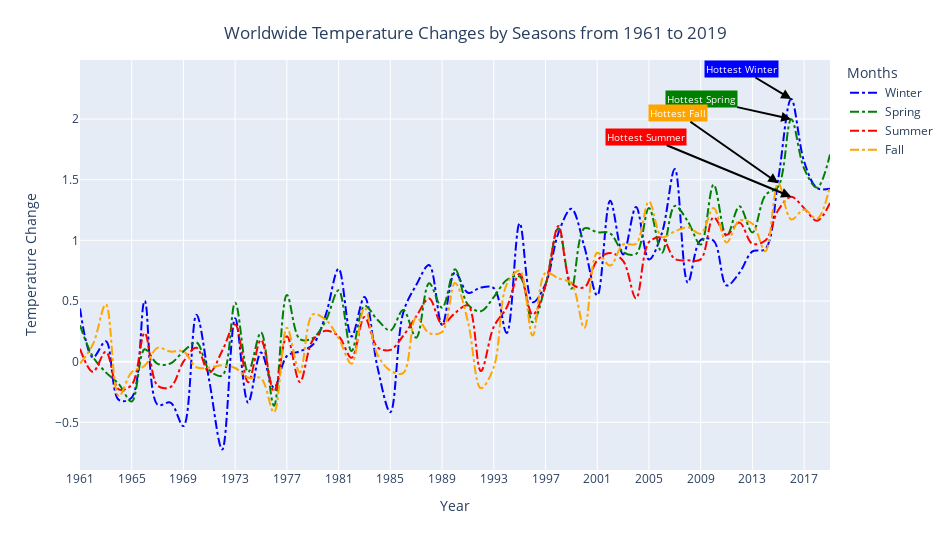

The notebook cell this image was saved under:
### Markdown cell above
### What is the trend of temperature change by season (winter, spring, summer, fall)?

### Code cell
# Create filter for World temp. change by season
world_filter = data["Area"] == 'World'
seasons_filter = data["Months"].isin(['Winter', 'Spring', 'Summer', 'Fall'])

seasons_variations = data.loc[seasons_filter & world_filter, ['Months', 'Year', 'Temperature Change']].reset_index(drop=True)
seasons_variations["Year"] = seasons_variations["Year"].astype(str)

fig = px.line(
    seasons_variations,
    x='Year',
    y='Temperature Change',
    color = 'Months',
    color_discrete_map={
        'Winter':'blue',
        'Spring':'green',
        'Summer':'red',
        'Fall':'orange'},
    hover_name='Months',
    hover_data=dict(Months=None),
    labels=dict(
        months='Season',
        years='Years',
        temp_changes="Temperature Change (°C)"))

fig.update_layout(
    width=950,
    height=550,
    title="Worldwide Temperature Changes by Seasons from 1961 to 2019",
    title_x = 0.5,
    title_y = 0.95,
    title_xanchor='center',
    title_yanchor='top',
    xaxis = dict(
        tickmode = 'linear',
        tick0 = 0,
        dtick = 4),
    legend_itemclick=False)


x = (55, 55, 55, 54)
y = (2.165, 1.999, 1.359, 1.471)
ax = (-50, -90, -145, -100)
ay = (-30, -20, -60, -70)
seasons = ('Winter', 'Spring', 'Summer', 'Fall')
colors = ('blue', 'green', 'red', 'orange')

for n in range(4):
    fig.add_annotation(
    y=y[n],
    x=x[n],
    text=f"Hottest {seasons[n]}",
    font=dict(color="white", size=10),
    showarrow=True,
    align="center",
    arrowhead=2,
    arrowsize=1,
    arrowwidth=2,
    arrowcolor="black",
    ax=ax[n],
    ay=ay[n],
    bgcolor=f"{colors[n]}")

fig.update_traces(
    line_dash='dashdot',
    line_shape='spline')

fig.show()

### Figure 1 — Plotly figure (JSON) as saved in the notebook; plotly's stock layout.template omitted (floating-point values rounded to 4 significant figures)
{"data": [{"customdata": [["Winter"], ["Winter"], ["Winter"], ["Winter"], ["Winter"], ["Winter"], ["Winter"], ["Winter"], ["Winter"], ["Winter"], ["Winter"], ["Winter"], ["Winter"], ["Winter"], ["Winter"], ["Winter"], ["Winter"], ["Winter"], ["Winter"], ["Winter"], ["Winter"], ["Winter"], ["Winter"], ["Winter"], ["Winter"], ["Winter"], ["Winter"], ["Winter"], ["Winter"], ["Winter"], ["Winter"], ["Winter"], ["Winter"], ["Winter"], ["Winter"], ["Winter"], ["Winter"], ["Winter"], ["Winter"], ["Winter"], ["Winter"], ["Winter"], ["Winter"], ["Winter"], ["Winter"], ["Winter"], ["Winter"], ["Winter"], ["Winter"], ["Winter"], ["Winter"], ["Winter"], ["Winter"], ["Winter"], ["Winter"], ["Winter"], ["Winter"], ["Winter"], ["Winter"]], "hovertemplate": "<b>%{hovertext}</b><br><br>Year=%{x}<br>Temperature Change=%{y}<extra></extra>", "hovertext": ["Winter", "Winter", "Winter", "Winter", "Winter", "Winter", "Winter", "Winter", "Winter", "Winter", "Winter", "Winter", "Winter", "Winter", "Winter", "Winter", "Winter", "Winter", "Winter", "Winter", "Winter", "Winter", "Winter", "Winter", "Winter", "Winter", "Winter", "Winter", "Winter", "Winter", "Winter", "Winter", "Winter", "Winter", "Winter", "Winter", "Winter", "Winter", "Winter", "Winter", "Winter", "Winter", "Winter", "Winter", "Winter", "Winter", "Winter", "Winter", "Winter", "Winter", "Winter", "Winter", "Winter", "Winter", "Winter", "Winter", "Winter", "Winter", "Winter"], "legendgroup": "Winter", "line": {"color": "blue", "dash": "dashdot", "shape": "spline"}, "marker": {"symbol": "circle"}, "mode": "lines", "name": "Winter", "orientation": "v", "showlegend": true, "type": "scatter", "x": ["1961", "1962", "1963", "1964", "1965", "1966", "1967", "1968", "1969", "1970", "1971", "1972", "1973", "1974", "1975", "1976", "1977", "1978", "1979", "1980", "1981", "1982", "1983", "1984", "1985", "1986", "1987", "1988", "1989", "1990", "1991", "1992", "1993", "1994", "1995", "1996", "1997", "1998", "1999", "2000", "2001", "2002", "2003", "2004", "2005", "2006", "2007", "2008", "2009", "2010", "2011", "2012", "2013", "2014", "2015", "2016", "2017", "2018", "2019"], "xaxis": "x", "y": [0.439, 0.035, 0.168, -0.315, -0.296, 0.5, -0.355, -0.338, -0.531, 0.387, -0.159, -0.724, 0.357, -0.338, 0.075, -0.216, 0.046, 0.086, 0.139, 0.384, 0.765, 0.208, 0.534, -0.043, -0.417, 0.406, 0.631, 0.796, 0.302, 0.735, 0.568, 0.611, 0.606, 0.236, 1.14, 0.49, 0.639, 1.062, 1.26, 0.949, 0.545, 1.326, 0.884, 1.274, 0.842, 1.059, 1.588, 0.652, 1.003, 0.997, 0.628, 0.733, 0.909, 0.929, 1.509, 2.165, 1.649, 1.431, 1.426], "yaxis": "y"}, {"customdata": [["Spring"], ["Spring"], ["Spring"], ["Spring"], ["Spring"], ["Spring"], ["Spring"], ["Spring"], ["Spring"], ["Spring"], ["Spring"], ["Spring"], ["Spring"], ["Spring"], ["Spring"], ["Spring"], ["Spring"], ["Spring"], ["Spring"], ["Spring"], ["Spring"], ["Spring"], ["Spring"], ["Spring"], ["Spring"], ["Spring"], ["Spring"], ["Spring"], ["Spring"], ["Spring"], ["Spring"], ["Spring"], ["Spring"], ["Spring"], ["Spring"], ["Spring"], ["Spring"], ["Spring"], ["Spring"], ["Spring"], ["Spring"], ["Spring"], ["Spring"], ["Spring"], ["Spring"], ["Spring"], ["Spring"], ["Spring"], ["Spring"], ["Spring"], ["Spring"], ["Spring"], ["Spring"], ["Spring"], ["Spring"], ["Spring"], ["Spring"], ["Spring"], ["Spring"]], "hovertemplate": "<b>%{hovertext}</b><br><br>Year=%{x}<br>Temperature Change=%{y}<extra></extra>", "hovertext": ["Spring", "Spring", "Spring", "Spring", "Spring", "Spring", "Spring", "Spring", "Spring", "Spring", "Spring", "Spring", "Spring", "Spring", "Spring", "Spring", "Spring", "Spring", "Spring", "Spring", "Spring", "Spring", "Spring", "Spring", "Spring", "Spring", "Spring", "Spring", "Spring", "Spring", "Spring", "Spring", "Spring", "Spring", "Spring", "Spring", "Spring", "Spring", "Spring", "Spring", "Spring", "Spring", "Spring", "Spring", "Spring", "Spring", "Spring", "Spring", "Spring", "Spring", "Spring", "Spring", "Spring", "Spring", "Spring", "Spring", "Spring", "Spring", "Spring"], "legendgroup": "Spring", "line": {"color": "green", "dash": "dashdot", "shape": "spline"}, "marker": {"symbol": "circle"}, "mode": "lines", "name": "Spring", "orientation": "v", "showlegend": true, "type": "scatter", "x": ["1961", "1962", "1963", "1964", "1965", "1966", "1967", "1968", "1969", "1970", "1971", "1972", "1973", "1974", "1975", "1976", "1977", "1978", "1979", "1980", "1981", "1982", "1983", "1984", "1985", "1986", "1987", "1988", "1989", "1990", "1991", "1992", "1993", "1994", "1995", "1996", "1997", "1998", "1999", "2000", "2001", "2002", "2003", "2004", "2005", "2006", "2007", "2008", "2009", "2010", "2011", "2012", "2013", "2014", "2015", "2016", "2017", "2018", "2019"], "xaxis": "x", "y": [0.3, 0.041, -0.088, -0.184, -0.329, 0.102, -0.018, -0.015, 0.085, 0.158, -0.069, -0.115, 0.486, -0.086, 0.241, -0.364, 0.549, 0.186, 0.193, 0.337, 0.588, 0.087, 0.46, 0.346, 0.257, 0.426, 0.198, 0.646, 0.445, 0.761, 0.47, 0.416, 0.532, 0.673, 0.702, 0.325, 0.63, 1.099, 0.602, 1.098, 1.067, 1.058, 0.904, 0.888, 1.266, 0.897, 1.284, 1.157, 0.965, 1.46, 1.035, 1.28, 1.065, 1.372, 1.444, 1.999, 1.591, 1.435, 1.708], "yaxis": "y"}, {"customdata": [["Summer"], ["Summer"], ["Summer"], ["Summer"], ["Summer"], ["Summer"], ["Summer"], ["Summer"], ["Summer"], ["Summer"], ["Summer"], ["Summer"], ["Summer"], ["Summer"], ["Summer"], ["Summer"], ["Summer"], ["Summer"], ["Summer"], ["Summer"], ["Summer"], ["Summer"], ["Summer"], ["Summer"], ["Summer"], ["Summer"], ["Summer"], ["Summer"], ["Summer"], ["Summer"], ["Summer"], ["Summer"], ["Summer"], ["Summer"], ["Summer"], ["Summer"], ["Summer"], ["Summer"], ["Summer"], ["Summer"], ["Summer"], ["Summer"], ["Summer"], ["Summer"], ["Summer"], ["Summer"], ["Summer"], ["Summer"], ["Summer"], ["Summer"], ["Summer"], ["Summer"], ["Summer"], ["Summer"], ["Summer"], ["Summer"], ["Summer"], ["Summer"], ["Summer"]], "hovertemplate": "<b>%{hovertext}</b><br><br>Year=%{x}<br>Temperature Change=%{y}<extra></extra>", "hovertext": ["Summer", "Summer", "Summer", "Summer", "Summer", "Summer", "Summer", "Summer", "Summer", "Summer", "Summer", "Summer", "Summer", "Summer", "Summer", "Summer", "Summer", "Summer", "Summer", "Summer", "Summer", "Summer", "Summer", "Summer", "Summer", "Summer", "Summer", "Summer", "Summer", "Summer", "Summer", "Summer", "Summer", "Summer", "Summer", "Summer", "Summer", "Summer", "Summer", "Summer", "Summer", "Summer", "Summer", "Summer", "Summer", "Summer", "Summer", "Summer", "Summer", "Summer", "Summer", "Summer", "Summer", "Summer", "Summer", "Summer", "Summer", "Summer", "Summer"], "legendgroup": "Summer", "line": {"color": "red", "dash": "dashdot", "shape": "spline"}, "marker": {"symbol": "circle"}, "mode": "lines", "name": "Summer", "orientation": "v", "showlegend": true, "type": "scatter", "x": ["1961", "1962", "1963", "1964", "1965", "1966", "1967", "1968", "1969", "1970", "1971", "1972", "1973", "1974", "1975", "1976", "1977", "1978", "1979", "1980", "1981", "1982", "1983", "1984", "1985", "1986", "1987", "1988", "1989", "1990", "1991", "1992", "1993", "1994", "1995", "1996", "1997", "1998", "1999", "2000", "2001", "2002", "2003", "2004", "2005", "2006", "2007", "2008", "2009", "2010", "2011", "2012", "2013", "2014", "2015", "2016", "2017", "2018", "2019"], "xaxis": "x", "y": [0.106, -0.084, 0.082, -0.228, -0.191, 0.236, -0.198, -0.209, 0, 0.115, -0.09, 0.09, 0.307, -0.17, 0.18, -0.246, 0.21, -0.168, 0.177, 0.254, 0.21, 0.032, 0.368, 0.119, 0.097, 0.214, 0.373, 0.52, 0.311, 0.4, 0.464, -0.077, 0.288, 0.446, 0.725, 0.387, 0.626, 1.119, 0.646, 0.613, 0.836, 0.896, 0.831, 0.521, 0.985, 1.021, 0.846, 0.835, 0.843, 1.19, 1.046, 1.146, 0.972, 0.998, 1.25, 1.359, 1.265, 1.161, 1.308], "yaxis": "y"}, {"customdata": [["Fall"], ["Fall"], ["Fall"], ["Fall"], ["Fall"], ["Fall"], ["Fall"], ["Fall"], ["Fall"], ["Fall"], ["Fall"], ["Fall"], ["Fall"], ["Fall"], ["Fall"], ["Fall"], ["Fall"], ["Fall"], ["Fall"], ["Fall"], ["Fall"], ["Fall"], ["Fall"], ["Fall"], ["Fall"], ["Fall"], ["Fall"], ["Fall"], ["Fall"], ["Fall"], ["Fall"], ["Fall"], ["Fall"], ["Fall"], ["Fall"], ["Fall"], ["Fall"], ["Fall"], ["Fall"], ["Fall"], ["Fall"], ["Fall"], ["Fall"], ["Fall"], ["Fall"], ["Fall"], ["Fall"], ["Fall"], ["Fall"], ["Fall"], ["Fall"], ["Fall"], ["Fall"], ["Fall"], ["Fall"], ["Fall"], ["Fall"], ["Fall"], ["Fall"]], "hovertemplate": "<b>%{hovertext}</b><br><br>Year=%{x}<br>Temperature Change=%{y}<extra></extra>", "hovertext": ["Fall", "Fall", "Fall", "Fall", "Fall", "Fall", "Fall", "Fall", "Fall", "Fall", "Fall", "Fall", "Fall", "Fall", "Fall", "Fall", "Fall", "Fall", "Fall", "Fall", "Fall", "Fall", "Fall", "Fall", "Fall", "Fall", "Fall", "Fall", "Fall", "Fall", "Fall", "Fall", "Fall", "Fall", "Fall", "Fall", "Fall", "Fall", "Fall", "Fall", "Fall", "Fall", "Fall", "Fall", "Fall", "Fall", "Fall", "Fall", "Fall", "Fall", "Fall", "Fall", "Fall", "Fall", "Fall", "Fall", "Fall", "Fall", "Fall"], "legendgroup": "Fall", "line": {"color": "orange", "dash": "dashdot", "shape": "spline"}, "marker": {"symbol": "circle"}, "mode": "lines", "name": "Fall", "orientation": "v", "showlegend": true, "type": "scatter", "x": ["1961", "1962", "1963", "1964", "1965", "1966", "1967", "1968", "1969", "1970", "1971", "1972", "1973", "1974", "1975", "1976", "1977", "1978", "1979", "1980", "1981", "1982", "1983", "1984", "1985", "1986", "1987", "1988", "1989", "1990", "1991", "1992", "1993", "1994", "1995", "1996", "1997", "1998", "1999", "2000", "2001", "2002", "2003", "2004", "2005", "2006", "2007", "2008", "2009", "2010", "2011", "2012", "2013", "2014", "2015", "2016", "2017", "2018", "2019"], "xaxis": "x", "y": [-0.016, 0.143, 0.473, -0.284, -0.086, -0.033, 0.114, 0.083, 0.085, -0.046, -0.049, -0.03, -0.052, -0.131, -0.136, -0.418, 0.28, -0.089, 0.39, 0.345, 0.193, -0.017, 0.444, 0.059, -0.074, -0.094, 0.364, 0.235, 0.244, 0.649, 0.33, -0.218, -0.046, 0.637, 0.749, 0.215, 0.732, 0.687, 0.644, 0.279, 0.898, 0.792, 0.965, 0.972, 1.32, 1.027, 1.074, 1.108, 1.055, 1.267, 0.983, 1.163, 1.136, 0.91, 1.471, 1.172, 1.254, 1.178, 1.451], "yaxis": "y"}], "layout": {"annotations": [{"align": "center", "arrowcolor": "black", "arrowhead": 2, "arrowsize": 1, "arrowwidth": 2, "ax": -50, "ay": -30, "bgcolor": "blue", "font": {"color": "white", "size": 10}, "showarrow": true, "text": "Hottest Winter", "x": 55, "y": 2.165}, {"align": "center", "arrowcolor": "black", "arrowhead": 2, "arrowsize": 1, "arrowwidth": 2, "ax": -90, "ay": -20, "bgcolor": "green", "font": {"color": "white", "size": 10}, "showarrow": true, "text": "Hottest Spring", "x": 55, "y": 1.999}, {"align": "center", "arrowcolor": "black", "arrowhead": 2, "arrowsize": 1, "arrowwidth": 2, "ax": -145, "ay": -60, "bgcolor": "red", "font": {"color": "white", "size": 10}, "showarrow": true, "text": "Hottest Summer", "x": 55, "y": 1.359}, {"align": "center", "arrowcolor": "black", "arrowhead": 2, "arrowsize": 1, "arrowwidth": 2, "ax": -100, "ay": -70, "bgcolor": "orange", "font": {"color": "white", "size": 10}, "showarrow": true, "text": "Hottest Fall", "x": 54, "y": 1.471}], "height": 550, "legend": {"itemclick": false, "title": {"text": "Months"}, "tracegroupgap": 0}, "margin": {"t": 60}, "title": {"text": "Worldwide Temperature Changes by Seasons from 1961 to 2019", "x": 0.5, "xanchor": "center", "y": 0.95, "yanchor": "top"}, "width": 950, "xaxis": {"anchor": "y", "domain": [0, 1], "dtick": 4, "tick0": 0, "tickmode": "linear", "title": {"text": "Year"}}, "yaxis": {"anchor": "x", "domain": [0, 1], "title": {"text": "Temperature Change"}}}}
